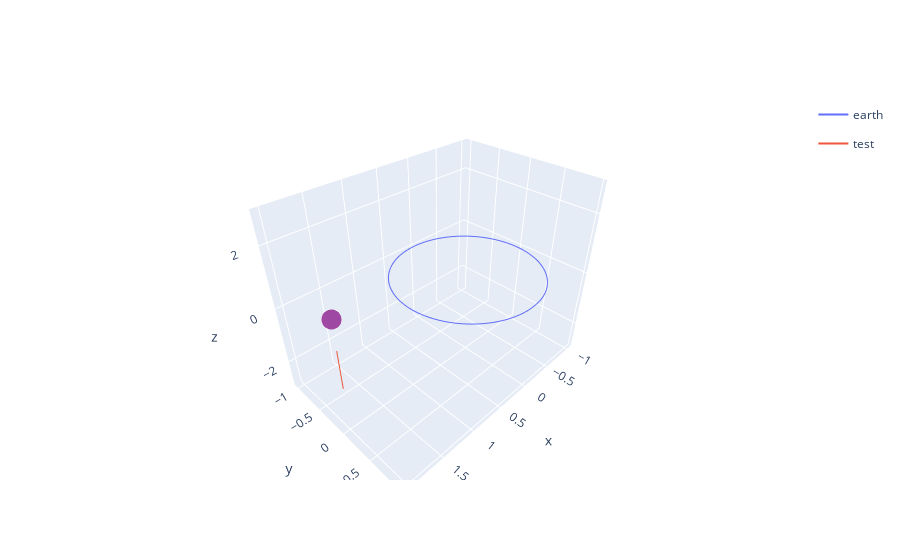

Notebook code cell kept with this figure:
### Code cell
plotter = src.Plotter(env=tf_env)
plotter.draw("3d")

### Figure 1 — Plotly figure (JSON) as saved in the notebook; plotly's stock layout.template omitted (floating-point values rounded to 4 significant figures; data arrays with more than 128 entries replaced by an {"elided": "..."} marker saying what was removed)
{"data": [{"hovertemplate": "x=%{x}<br>y=%{y}<br>z=%{z}<br>size=%{marker.size}<extra></extra>", "legendgroup": "", "marker": {"color": "purple", "size": [1], "sizemode": "area", "sizeref": 0.0025, "symbol": "circle"}, "mode": "markers", "name": "", "scene": "scene", "showlegend": false, "type": "scatter3d", "x": [2], "y": [0], "z": [1]}, {"hovertemplate": "body=earth<br>x=%{x}<br>y=%{y}<br>z=%{z}<extra></extra>", "legendgroup": "earth", "line": {"color": "#636efa", "dash": "solid"}, "marker": {"symbol": "circle"}, "mode": "lines", "name": "earth", "scene": "scene", "showlegend": true, "type": "scatter3d", "x": {"elided": "367 float values"}, "y": {"elided": "367 float values"}, "z": {"elided": "367 float values"}}, {"hovertemplate": "body=test<br>x=%{x}<br>y=%{y}<br>z=%{z}<extra></extra>", "legendgroup": "test", "line": {"color": "#EF553B", "dash": "solid"}, "marker": {"symbol": "circle"}, "mode": "lines", "name": "test", "scene": "scene", "showlegend": true, "type": "scatter3d", "x": {"elided": "367 int values"}, "y": {"elided": "367 float values"}, "z": {"elided": "367 float values"}}], "layout": {"scene": {"zaxis": {"nticks": 4, "range": [-3, 3]}}}}
